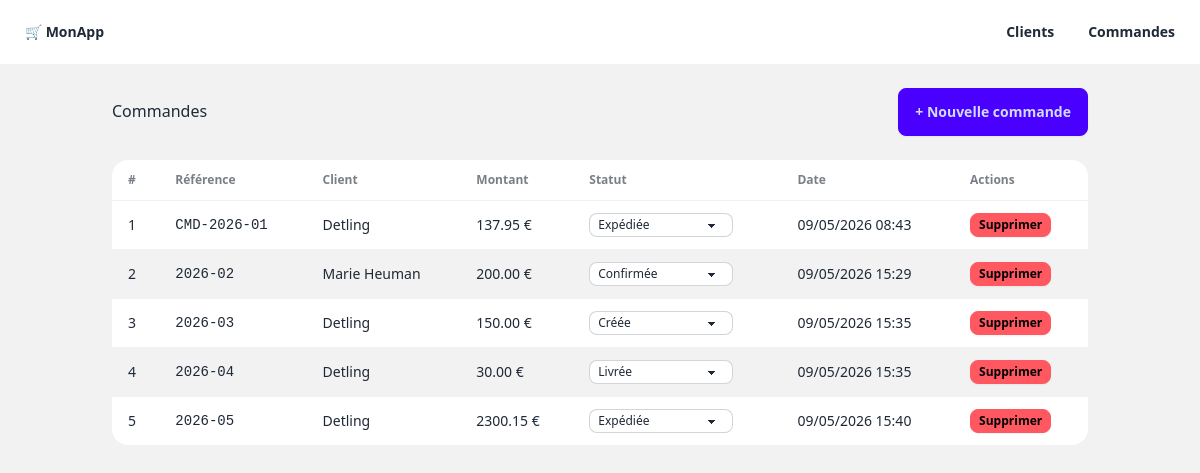
The app's page /commandes/, older data.
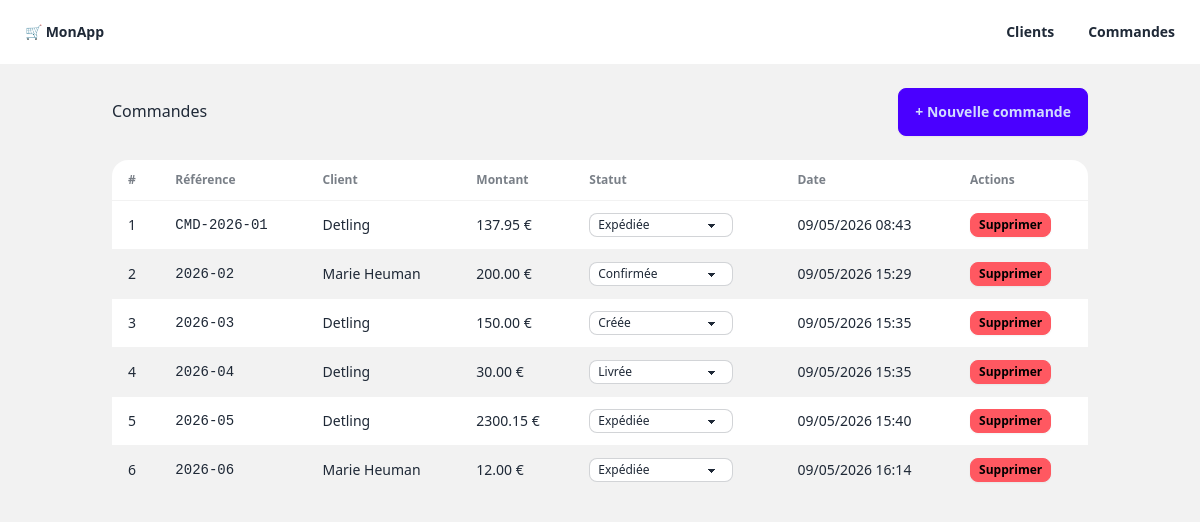
The same page, newer data.
### models/commande.py (models this page shows, shortened)
class Commande(Base):
    __tablename__ = "commandes"
    id: Mapped[int] = mapped_column(primary_key=True)
    reference: Mapped[str] = mapped_column(String(20), unique=True, nullable=False)
    date_commande: Mapped[datetime] = mapped_column(server_default=func.now())
    montant_total: Mapped[float] = mapped_column(Float, default=0.0)
    statut: Mapped[StatutCommande] = mapped_column(
        Enum(StatutCommande),
        default=StatutCommande.CREEE
    )
    client_id: Mapped[int] = mapped_column(ForeignKey("clients.id"))
    client: Mapped["Client"] = relationship("Client", back_populates="commandes")

### models/client.py (models this page shows, shortened)
class Client(Base):
    __tablename__ = "clients"
    id: Mapped[int] = mapped_column(primary_key=True)
    nom: Mapped[str] = mapped_column(String(100), nullable=False)
    email: Mapped[str] = mapped_column(String(150), unique=True, nullable=False)
    telephone: Mapped[Optional[str]] = mapped_column(String(20))
    adresse: Mapped[Optional[str]] = mapped_column(String(255))
    date_creation: Mapped[datetime] = mapped_column(server_default=func.now())
    commandes: Mapped[List["Commande"]] = relationship("Commande", back_populates="client")

### routes/commandes.py (the view)
@router.get("/", response_class=HTMLResponse)
def liste_commandes(request: Request, db: Session = Depends(get_db)):
    commandes = commande_service.get_all(db)
    clients = client_service.get_all(db)
    return templates.TemplateResponse(
        request=request,
        name="commandes/liste.html",
        context={"commandes": commandes, "clients": clients}
    )

### templates/commandes/liste.html (shortened to what this page needs)
{% extends "base.html" %}
{% block content %}
<div class="flex justify-between items-center mb-6">
    <h1 class="text-3xl font-bold">Commandes</h1>
    <button onclick="modal_commande.showModal()" class="btn btn-primary">
        + Nouvelle commande
    </button>
</div>
<div id="liste-commandes">
    {% if commandes %}
    <div class="overflow-x-auto">
        <table class="table table-zebra bg-base-100 rounded-xl shadow">
            <thead>
                <tr>
                    <th>#</th>
                    <th>Référence</th>
                    <th>Client</th>
                    <th>Montant</th>
                    <th>Statut</th>
                    <th>Date</th>
                    <th>Actions</th>
                </tr>
            </thead>
            <tbody>
                {% for commande in commandes %}
                <tr id="commande-{{ commande.id }}">
                    <td>{{ commande.id }}</td>
                    <td class="font-mono font-medium">{{ commande.reference }}</td>
                    <td>{{ commande.client.nom }}</td>
                    <td>{{ "%.2f"|format(commande.montant_total) }} €</td>
                    <td>
                        <select class="select select-bordered select-xs w-36" name="statut"
                            hx-patch="/commandes/{{ commande.id }}/statut" hx-target="#liste-commandes"
                            hx-swap="innerHTML" hx-include="this" hx-trigger="change">
                            <option value="CREEE" {% if commande.statut.name=="CREEE" %}selected{% endif %}>
                                Créée
                            </option>
                            <option value="CONFIRMEE" {% if commande.statut.name=="CONFIRMEE" %}selected{% endif %}>
                                Confirmée
                            </option>
                            <option value="EXPEDIEE" {% if commande.statut.name=="EXPEDIEE" %}selected{% endif %}>
                                Expédiée
                            </option>
                            <option value="LIVREE" {% if commande.statut.name=="LIVREE" %}selected{% endif %}>
                                Livrée
                            </option>
                        </select>
                    </td>
                    <td>{{ commande.date_commande.strftime("%d/%m/%Y %H:%M") }}</td>
                    <td>
                        <button class="btn btn-error btn-xs" hx-delete="/commandes/{{ commande.id }}"
                            hx-target="#commande-{{ commande.id }}" hx-swap="outerHTML"
                            hx-confirm="Supprimer la commande {{ commande.reference }} ?">
                            Supprimer
                        </button>
                    </td>
                </tr>
                {% endfor %}
            </tbody>
        </table>
    </div>
    {% else %}
    <div class="alert alert-info">
        <span>Aucune commande pour l'instant. Créez-en une !</span>
    </div>
    {% endif %}
</div>
{% endblock %}

Row changes from the older to the newer data that the page shows:
added Commande: id "6", reference "2026-06", client.nom "Marie Heuman", montant_total "12.00", statut "Expédiée", date_commande "09/05/2026 16:14"
